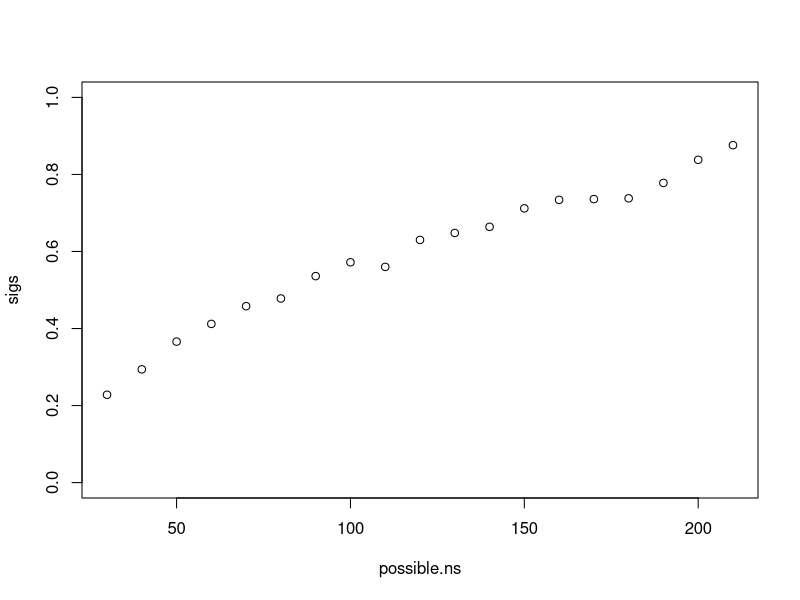
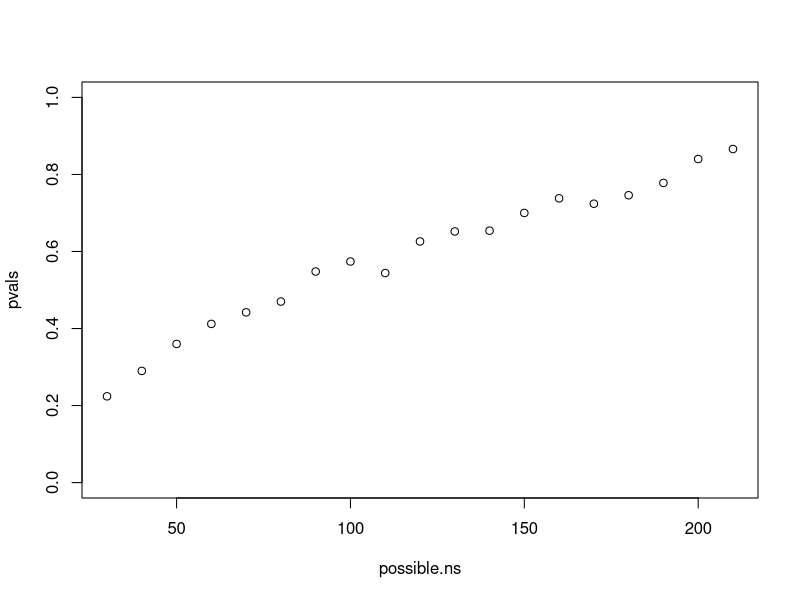
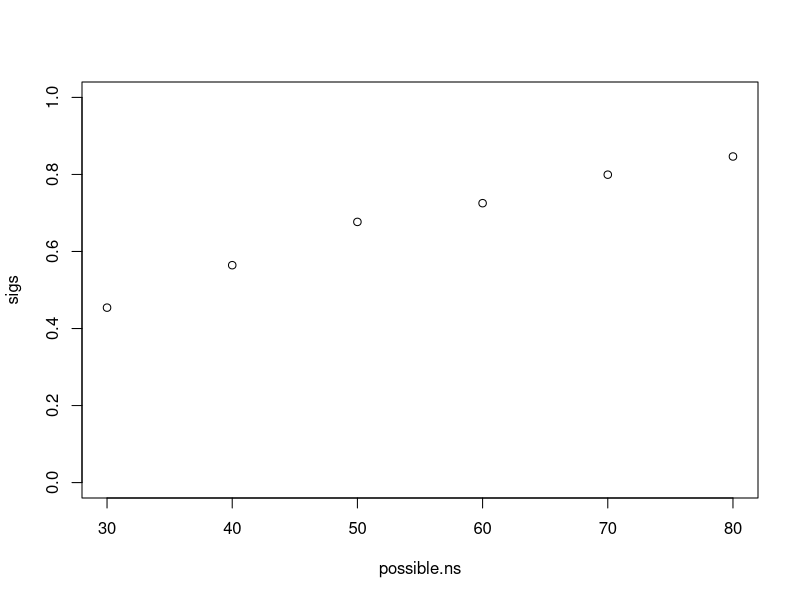
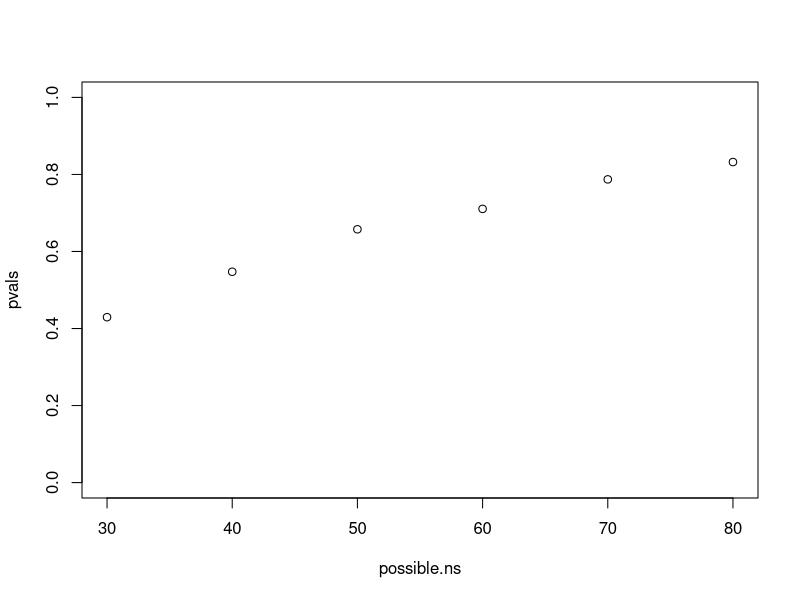
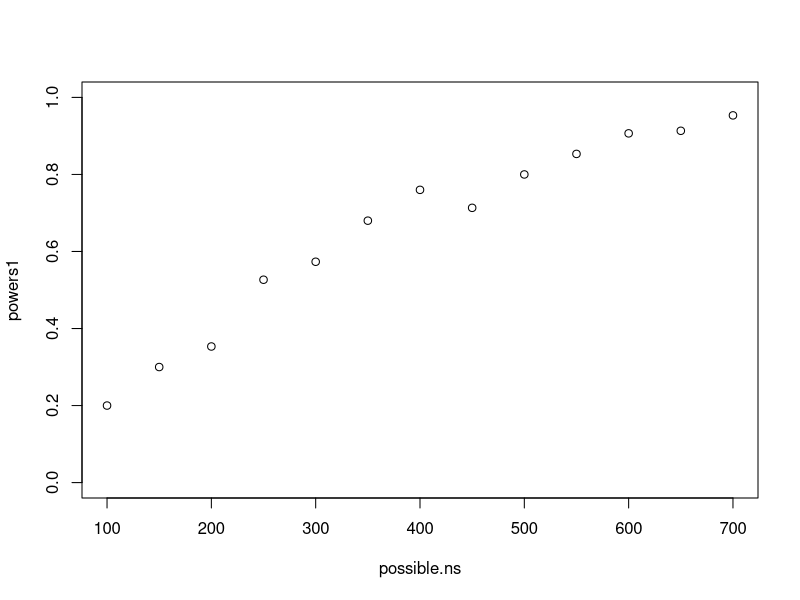
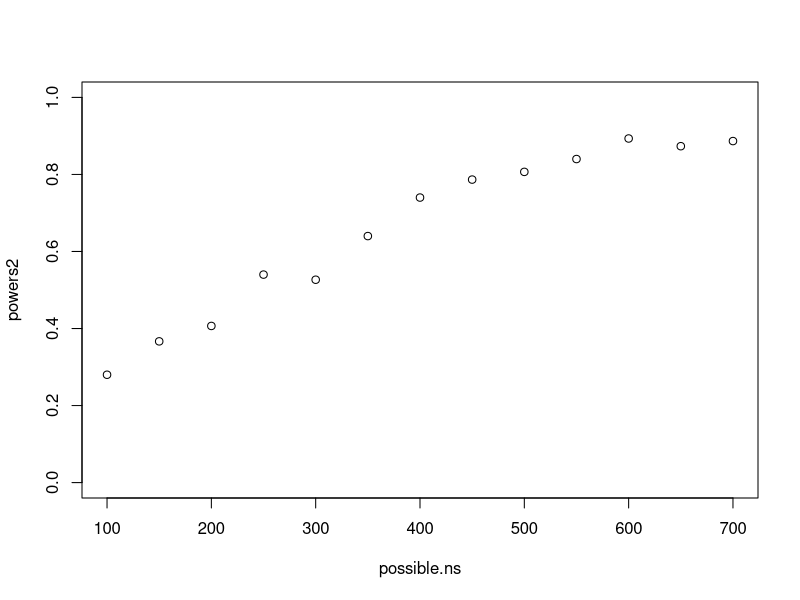
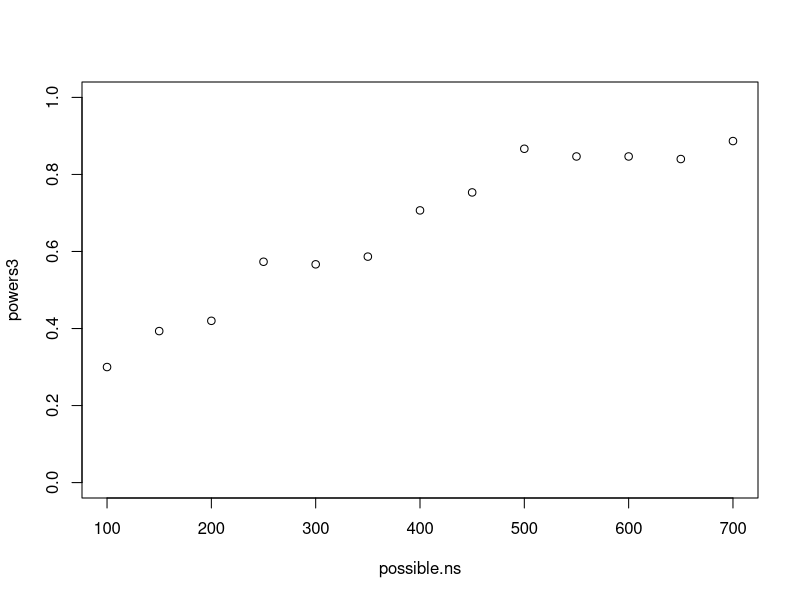
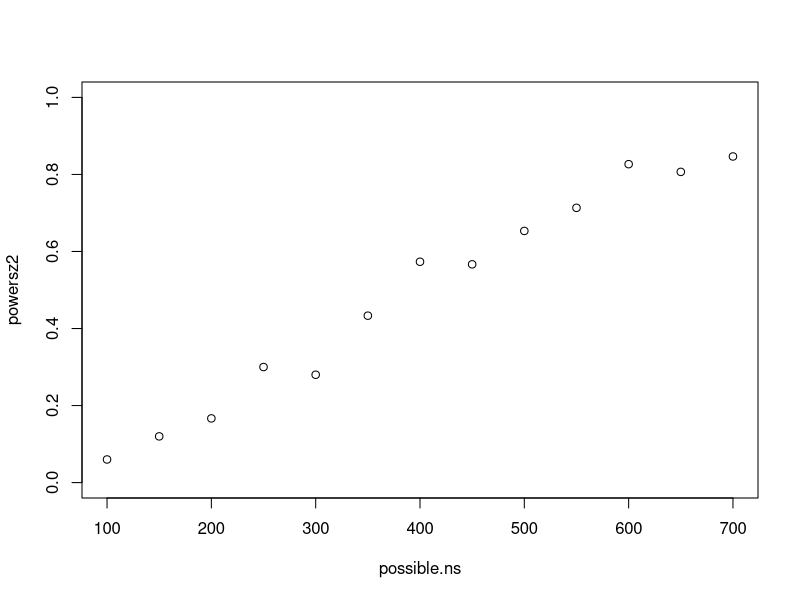

Recreate these plots in R, in order.

#==============================================================================
#   Data Analysis Tutorial: Power analysis
#==============================================================================

# original by Michael Kevane 8/15/2017

# Description: basics of power analysis

#==============================================================================
#   1. Settings, packages, and options
#==============================================================================

#  Clear the working space
rm(list = ls())

# Power analysis in text of Guide to R
  # Let mu be the difference in means
  mu=0
  muactual=.13
  n1=18
  n2=19
  n=n1+n2
  stdev=.5
  se=sqrt((stdev^2)/n1 + (stdev^2)/n2)
  # p-value for test of difference in means = 0
  2*pnorm(-abs((muactual-mu)/(se)))
  # t-statistic of difference in means
  (muactual-mu)/(se)
  
  # Basic power analysis with a specified alternative hypothesis
  mualt=.2
  alpha=.05
  sided=2
  # critical t value for test, with normal or t distribution
  tcrit=abs(qnorm(alpha/sided))
  tcrit2=abs(qt(alpha/sided,df=n-2))
  left <- qt(0.025,df=pmin(n1,n2)-1)*se
  # implied critical value of diff in means for test, assuming Ho = mu
  Xcrit= tcrit*(se)+mu
  # Check that gives right critical p-value
  pnorm(-Xcrit/(se))
  # Power of t-test given assumptions about mualt, n, stdev, mu
  1-(pnorm((Xcrit-mualt)/(se))- pnorm((-Xcrit-mualt)/(se)))
  1-(pt((Xcrit-mualt)/(se), df=n-2)- pt((-Xcrit-mualt)/(se), df=n-2))
  # Another way to calculate power of test
  tcrit2x <- qt(0.975,df=pmin(n1,n2)-1)
  ncp <- (mualt)/se
  1-(pt(tcrit2x,df=pmin(n1,n2)-1,ncp=ncp)-pt(-tcrit2x,df=pmin(n1,n2)-1,ncp=ncp))

# Now change sample size to be 100, 50 in each
  # Let mu be the difference in means
  mu=0
  muactual=.13
  n1=50
  n2=50
  n=n1+n2
  stdev=.5
  se=sqrt((stdev^2)/n1 + (stdev^2)/n2)
  # p-value for test of difference in means = 0
  2*pnorm(-abs((muactual-mu)/(se)))
  # t-statistic of difference in means
  (muactual-mu)/(se)
  # Basic power analysis
  mualt=.2
  alpha=.05
  sided=2
  # critical t value for test, with normal or t distribution
  tcrit=abs(qnorm(alpha/sided))
  tcrit2=abs(qt(alpha/sided,df=n-2))
  left <- qt(0.025,df=pmin(n1,n2)-1)*se
  # implied critical value of diff in means for test, assuming Ho = mu
  Xcrit= tcrit*(se)+mu
  # Check that gives right critical p-value
  pnorm(-Xcrit/(se))
  # Power of t-test given assumptions about mualt, n, stdev, mu
  1-(pnorm((Xcrit-mualt)/(se))- pnorm((-Xcrit-mualt)/(se)))
  1-(pt((Xcrit-mualt)/(se), df=n-2)- pt((-Xcrit-mualt)/(se), df=n-2))
  # Another way to calculate power of test
  tcrit2x <- qt(0.975,df=pmin(n1,n2)-1)
  ncp <- (mualt)/se
  1-(pt(tcrit2x,df=pmin(n1,n2)-1,ncp=ncp)-pt(-tcrit2x,df=pmin(n1,n2)-1,ncp=ncp))

# Another example with different numbers
  # Let mu be the difference in means
  mu=0
  muactual=4.4
  n1=180
  n2=180
  n=n1+n2
  stdev=10.96
  se=sqrt((stdev^2)/n1 + (stdev^2)/n2)
  # p-value for test of difference in means = 0
  2*pnorm(-abs((muactual-mu)/(se)))
  # t-statistic of difference in means
  (muactual-mu)/(se)
  
  # Basic power analysis
  mualt=3.28
  alpha=.05
  sided=2
  # critical t value for test, with normal or t distribution
  tcrit=abs(qnorm(alpha/sided))
  tcrit2=abs(qt(alpha/sided,df=n-2))
  left <- qt(0.025,df=pmin(n1,n2)-1)*se
  # implied critical value of diff in means for test, assuming Ho = mu
  Xcrit= tcrit*(se)+mu
  # Check that gives right critical p-value
  pnorm(-Xcrit/(se))
  # Power of t-test given assumptions about mualt, n, stdev, mu
  1-(pnorm((Xcrit-mualt)/(se))- pnorm((-Xcrit-mualt)/(se)))
  1-(pt((Xcrit-mualt)/(se), df=n-2)- pt((-Xcrit-mualt)/(se), df=n-2))
  # Another way to calculate power of test
  tcrit2x <- qt(0.975,df=pmin(n1,n2)-1)
  ncp <- (mualt)/se
  1-(pt(tcrit2x,df=pmin(n1,n2)-1,ncp=ncp)-pt(-tcrit2x,df=pmin(n1,n2)-1,ncp=ncp))

# text discussion of example of one-sided ttest sample size
# for power = .80
#(.25*2)/(.5n) = [.25/(1.65 - qnorm(.2))]^2,
#(.5n) = (.25*2)/[.25/(1.65 - qnorm(.2))]^2,
n = (2*(.25*2))/(.25/(1.65 - qnorm(.2)))^2

1- ((pnorm((6.08-3.28)/(3.1)) - pnorm((-6.08-3.28)/(3.1))))
2*pnorm(-4.4/3.1)
# verification
power.t.test(n = 50, delta = .25, sd = .5, sig.level = 0.05,
             power = NULL,
             type = c("two.sample"),
             alternative = c("one.sided"),
             strict = FALSE, tol = .Machine$double.eps^0.25)

# Calculate power by simulation
  stdev=.7
  possible.ns <- seq(from=30, to=210, by=10)    # The sample sizes we'll be considering, possible n's
  sigs <- rep(NA, length(possible.ns))          # Empty object to collect simulation estimates
  pvals <- rep(NA, length(possible.ns))          # Empty object to collect simulation estimates

  sims <- 500                                  # Number of simulations to conduct for each N
  #### Outer loop to vary the number of subjects ####
  for (j in 1:length(possible.ns)){
    N <- possible.ns[j]               # Pick the jth value for N
    far.away <- rep(NA, sims)         # Empty object to count times far away from critical value
    pvalsig <- rep(NA, sims)         # Empty object to count times far away from critical value 
    #### Inner loop to conduct experiments "sims" times over for each N ####
    for (i in 1:sims){
      Y1 <-  rnorm(n=N/2, mean=7, sd=stdev) # group1
      Y2 <-  rnorm(n=N/2, mean=7.25, sd=stdev) # group1
      diff=mean(Y2)-mean(Y1)
      se=sqrt((stdev^2)/(N/2) + (stdev^2)/(N/2))
      # Determine Xbar critical with normal dist, qnorm is prob that critical value has 95% of draws below
      far.away[i] <- ((diff >= (qnorm(0.95,mean=0,sd=se))))  
      ttt=t.test(Y1,Y2,  alternative="less")
      pvalsig[i] <- (ttt[3] <=.05)
    }
    sigs[j] <- mean(far.away)       # store average success rate (power) for each N
    pvals[j] <- mean(pvalsig)
  }
  plot(possible.ns, sigs, ylim=c(0,1))
  plot(possible.ns, pvals, ylim=c(0,1))

# Calculate power by simulation (another example)
  stdev=.3
  possible.ns <- seq(from=30, to=80, by=10)    # The sample sizes we'll be considering, possible n's
  sigs <- rep(NA, length(possible.ns))          # Empty object to collect simulation estimates
  pvals <- rep(NA, length(possible.ns))          # Empty object to collect simulation estimates

  sims <- 5000                                  # Number of simulations to conduct for each N
  #### Outer loop to vary the number of subjects ####
  for (j in 1:length(possible.ns)){
    N <- possible.ns[j]               # Pick the jth value for N
    far.away <- rep(NA, sims)         # Empty object to count times far away from critical value
    pvalsig <- rep(NA, sims)         # Empty object to count times far away from critical value 
    #### Inner loop to conduct experiments "sims" times over for each N ####
    for (i in 1:sims){
      Y1 <-  rnorm(n=N/2, mean=7, sd=stdev) # group1
      Y2 <-  rnorm(n=N/2, mean=7.20, sd=stdev) # group1
      diff=mean(Y2)-mean(Y1)
      se=sqrt((stdev^2)/(N/2) + (stdev^2)/(N/2))
      far.away[i] <- ((diff >= (qnorm(0.025,mean=0,sd=se,lower.tail=FALSE)))|(diff <= (qnorm(0.025,mean=0,sd=se,lower.tail=TRUE))))  # Determine Xbar critical with normal dist
      ttt=t.test(Y1,Y2)
      pvalsig[i] <- (ttt[3] <=.05)
    }
    sigs[j] <- mean(far.away)       # store average success rate (power) for each N
    pvals[j] <- mean(pvalsig)
  }
  plot(possible.ns, sigs, ylim=c(0,1))
  plot(possible.ns, pvals, ylim=c(0,1))


# A simulation of multiple regressions  

  # Set effect size and variation for three outcomes 1,2,3
    efsize1=32.5
    sdact1=130
    efsize2=2
    sdact2=8
    efsize3=5
    sdact3=20
    
 # Set the sample sizes and objects to collect results
    possible.ns <- seq(from=100, to=700, by=50)      # The sample sizes we'll be considering
    powers1 <- rep(NA, length(possible.ns))           # Empty object to collect simulation estimates
    powers2 <- rep(NA, length(possible.ns))           # Empty object to collect simulation estimates
    powers3 <- rep(NA, length(possible.ns))           # Empty object to collect simulation estimates
    powersz2 <- rep(NA, length(possible.ns))          # Empty object to collect simulation estimates
    powersz3 <- rep(NA, length(possible.ns))          # Empty object to collect simulation estimates
    alpha <- 0.05                                    # Standard significance level
    sims <- 150                                       # Number of simulations to conduct for each N
   
    #### Outer loop to vary the number of subjects ####
    for (j in 1:length(possible.ns)){
      N <- possible.ns[j]                             # Pick the jth value for N
      significant.experiments1 <- rep(NA, sims)        # Empty object to count significant experiments
      significant.experiments2 <- rep(NA, sims)        # Empty object to count significant experiments
      significant.experiments3 <- rep(NA, sims)        # Empty object to count significant experiments
      significant.experimentsz2 <- rep(NA, sims)       # Empty object to count significant experiments
      significant.experimentsz3 <- rep(NA, sims)       # Empty object to count significant experiments      
      
      #### Inner loop to conduct experiments "sims" times over for each N ####
      for (i in 1:sims){
        Y0 <-  rnorm(n=N, mean=250, sd=sdact1)           # control potential outcome #1
        Y1 <- Y0 + efsize1                                 # treatment potential outcome
        T0 <-  rnorm(n=N, mean=4, sd=sdact2)           # control potential outcome #2
        T1 <- T0 + efsize2                                 # treatment potential outcome
        Q0 <-  rnorm(n=N, mean=10, sd=sdact3)           # control potential outcome #3
        Q1 <- Q0 + efsize3                                 # treatment potential outcome
        Z.sim <- rbinom(n=N, size=1, prob=.5)          # Do a random assignment
        Y.sim <- Y1*Z.sim + Y0*(1-Z.sim)               # Reveal outcomes according to assignment
        T.sim <- T1*Z.sim + T0*(1-Z.sim)               # Reveal outcomes according to assignment
        Q.sim <- Q1*Z.sim + Q0*(1-Z.sim)               # Reveal outcomes according to assignment
        fit1.sim <- lm(Y.sim ~ Z.sim)                   # Do analysis (Simple regression)
        fit2.sim <- lm(T.sim ~ Z.sim)                   # Do analysis (Simple regression)
        fit3.sim <- lm(Q.sim ~ Z.sim)                   # Do analysis (Simple regression)
        p1.value <- summary(fit1.sim)$coefficients[2,4]  # Extract p-values
        p2.value <- summary(fit2.sim)$coefficients[2,4]  # Extract p-values
        p3.value <- summary(fit3.sim)$coefficients[2,4]  # Extract p-values
        significant.experiments1[i] <- (p1.value <= alpha) # Determine significance according to p <= 0.05
        significant.experiments2[i] <- (p2.value <= alpha) # Determine significance according to p <= 0.05
        significant.experiments3[i] <- (p3.value <= alpha) # Determine significance according to p <= 0.05
        significant.experimentsz2[i] <- ((p1.value <= alpha) & (p2.value <= alpha)) # Determine significance according to p <= 0.05
        significant.experimentsz3[i] <- ((p1.value <= alpha) & (p2.value <= alpha) & (p3.value <= alpha)) # Determine significance according to p <= 0.05
      }
      powers1[j] <- mean(significant.experiments1)       # store average success rate (power) for each N
      powers2[j] <- mean(significant.experiments2)       # store average success rate (power) for each N
      powers3[j] <- mean(significant.experiments3)       # store average success rate (power) for each N
      powersz2[j] <- mean(significant.experimentsz2)       # store average success rate (power) for each N
      powersz3[j] <- mean(significant.experimentsz3)       # store average success rate (power) for each N
    }
    
    # Plot results proportion correctly reject- power of the test)
    # Note for multiple hypothesis have not done any corrections for multiple hypothesis testing
    plot(possible.ns, powers1, ylim=c(0,1))
    plot(possible.ns, powers2, ylim=c(0,1))
    plot(possible.ns, powers3, ylim=c(0,1))
    plot(possible.ns, powersz2, ylim=c(0,1))
    plot(possible.ns, powersz3, ylim=c(0,1))